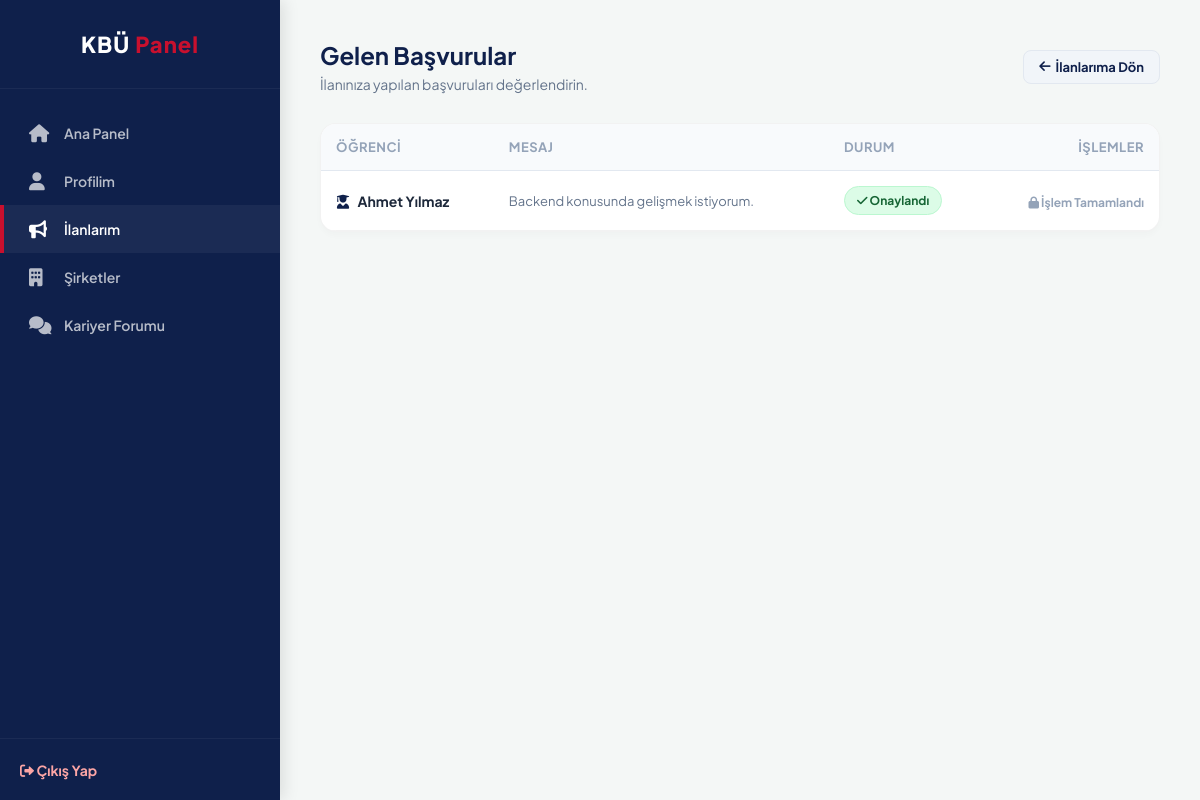
Page /kariyer_platformu/mentor/mentor_applications.php?ads_id=1 (signed in) on the committed database.
### tables this page shows
CREATE TABLE mentor_applications (
    application_id INT PRIMARY KEY AUTO_INCREMENT,
    ads_id INT NOT NULL,
    student_id INT NOT NULL,
    message TEXT,
    status ENUM('Waiting', 'Approved', 'Rejected') DEFAULT 'Waiting',
    applied_at TIMESTAMP DEFAULT CURRENT_TIMESTAMP,
    FOREIGN KEY (ads_id) REFERENCES mentor_ads(ads_id) ON DELETE CASCADE,
    FOREIGN KEY (student_id) REFERENCES students(user_id) ON DELETE CASCADE
);

CREATE TABLE users (
    id INT PRIMARY KEY AUTO_INCREMENT,
    first_name VARCHAR(100) NOT NULL,
    last_name VARCHAR(100) NOT NULL,
    email VARCHAR(255) UNIQUE NOT NULL,
    password VARCHAR(255) NOT NULL,
    role ENUM('student', 'graduate', 'admin') NOT NULL,
    is_verified BOOLEAN DEFAULT FALSE,
    gender ENUM('male', 'female', 'other') NULL,
    created_at TIMESTAMP DEFAULT CURRENT_TIMESTAMP
);

### kariyer_platformu/mentor/mentor_applications.php (the view, shortened to what this page needs)
<?php
require_once "../includes/db.php";
$ads_id = isset($_GET['ads_id']) ? (int)$_GET['ads_id'] : 0;
$sql = "
    SELECT ma.application_id, ma.message, ma.status, u.first_name, u.last_name
    FROM mentor_applications ma
    JOIN students s ON ma.student_id = s.user_id
    JOIN users u ON s.user_id = u.id
    WHERE ma.ads_id = $ads_id
";
$result = mysqli_query($conn, $sql);
$applications = mysqli_fetch_all($result, MYSQLI_ASSOC);
?>
<!DOCTYPE html>
<html lang="tr">
<head>
    <link rel="stylesheet" href="https://cdnjs.cloudflare.com/ajax/libs/font-awesome/6.0.0/css/all.min.css">
    <link rel="stylesheet" href="../assets/css/main.css">
    <link rel="stylesheet" href="../assets/css/app.css">
    <link rel="stylesheet" href="../assets/css/mentor.css">
</head>
<body>
    <div class="app-container">
        <?php include '../includes/sidebar.php'; ?>
        <main class="main-content">
            <div class="page-header" style="display:flex; justify-content:space-between; align-items:center;">
                <div>
                    <h1 class="page-title">Gelen Başvurular</h1>
                    <p class="page-subtitle">İlanınıza yapılan başvuruları değerlendirin.</p>
                </div>
                <a href="mentor_my_ads.php" class="btn-sm" style="background:#f1f5f9; color:var(--kbu-lacivert); border: 1px solid #e2e8f0;"><i class="fa-solid fa-arrow-left"></i> İlanlarıma Dön</a>
            </div>
            <?php if (empty($applications)): ?>
                <div class="empty-state">
                    <i class="fa-solid fa-inbox"></i>
                    <p>Bu ilana henüz başvuru yapılmamış.</p>
                </div>
            <?php else: ?>
                <div class="req-table-container">
                    <table class="req-table">
                        <thead>
                            <tr>
                                <th>Öğrenci</th>
                                <th style="width: 40%;">Mesaj</th>
                                <th>Durum</th>
                                <th style="text-align: right;">İşlemler</th>
                            </tr>
                        </thead>
                        <tbody>
                            <?php foreach ($applications as $app): ?>
                                <tr>
                                    <td><strong><i class="fa-solid fa-user-graduate" style="color:var(--kbu-lacivert); margin-right:5px;"></i> <?= htmlspecialchars($app['first_name'] . ' ' . $app['last_name']) ?></strong></td>
                                    <td style="color: var(--text-muted); font-size:13px;"><?= nl2br(htmlspecialchars($app['message'])) ?></td>
                                    <td>
                                        <?php
                                            if($app['status'] === 'Waiting') { $bg = 'bg-waiting'; $text = 'Bekliyor'; }
                                            elseif($app['status'] === 'Approved') { $bg = 'bg-approved'; $text = '<i class="fa-solid fa-check"></i> Onaylandı'; }
                                            else { $bg = 'bg-rejected'; $text = '<i class="fa-solid fa-xmark"></i> Reddedildi'; }
                                        ?>
                                        <span class="status-badge <?= $bg ?>"><?= $text ?></span>
                                    </td>
                                    <td style="text-align: right;">
                                        <?php if ($app['status'] === 'Waiting'): ?>
                                            <form method="POST" style="display:inline;">
                                                <input type="hidden" name="app_id" value="<?= $app['application_id'] ?>">
                                                <input type="hidden" name="new_status" value="Approved">
                                                <button type="submit" name="update_status" class="btn-sm btn-success"><i class="fa-solid fa-check"></i> Onayla</button>
                                            </form>
                                            <form method="POST" style="display:inline;">
                                                <input type="hidden" name="app_id" value="<?= $app['application_id'] ?>">
                                                <input type="hidden" name="new_status" value="Rejected">
                                                <button type="submit" name="update_status" class="btn-sm btn-danger"><i class="fa-solid fa-xmark"></i> Reddet</button>
                                            </form>
                                        <?php else: ?>
                                            <span style="color:#94a3b8; font-size:12px; font-weight:700;"><i class="fa-solid fa-lock"></i> İşlem Tamamlandı</span>
                                        <?php endif; ?>
                                    </td>
                                </tr>
                            <?php endforeach; ?>
                        </tbody>
                    </table>
                </div>
            <?php endif; ?>
        </main>
    </div>
</body>
</html>

### kariyer_platformu/assets/css/main.css (style rules this page uses)
:root { --kbu-lacivert: #0F204B; --kbu-kirmizi: #C8102E; --kbu-beyaz: #FFFFFF; --bg-light: #F4F7F6; --text-dark: #1E293B; --text-muted: #64748B; --card-shadow: 0 10px 30px rgba(15, 32, 75, 0.08); --font-main: 'Plus Jakarta Sans', sans-serif; --transition: all 0.3s ease; }
* { margin: 0; padding: 0; box-sizing: border-box; }
body { font-family: var(--font-main); background-color: var(--bg-light); color: var(--text-dark); min-height: 100vh; }
a { text-decoration: none; color: var(--kbu-lacivert); transition: var(--transition); }

### kariyer_platformu/assets/css/app.css (style rules this page uses)
.app-container { display: flex; min-height: 100vh; background-color: var(--bg-light); }
.main-content { flex: 1; margin-left: 280px; padding: 40px; }
.page-header { margin-bottom: 30px; }
.page-title { color: var(--kbu-lacivert); font-size: 24px; margin-bottom: 5px; }
.page-subtitle { color: var(--text-muted); font-size: 14px; }

### kariyer_platformu/assets/css/mentor.css (style rules this page uses)
.req-table-container { background: white; border-radius: 16px; border: 1px solid rgba(0,0,0,0.05); box-shadow: 0 4px 6px rgba(0,0,0,0.02); overflow: hidden; }
.req-table { width: 100%; border-collapse: collapse; }
.req-table th { background: #f8fafc; padding: 15px; text-align: left; font-size: 13px; color: #94a3b8; text-transform: uppercase; letter-spacing: 0.5px; border-bottom: 1px solid #e2e8f0; }
.req-table td { padding: 15px; border-bottom: 1px solid rgba(0,0,0,0.05); color: var(--text-main); font-size: 14px; }
.status-badge { padding: 6px 12px; border-radius: 20px; font-size: 12px; font-weight: 700; display: inline-block; }
.bg-approved { background: #dcfce7; color: #166534; border: 1px solid #bbf7d0; }
.btn-sm { padding: 8px 15px; border-radius: 8px; font-size: 13px; font-weight: 700; text-decoration: none; border: none; cursor: pointer; transition: 0.2s; display: inline-flex; align-items: center; gap: 5px; }

### rows in the picture
mentor_applications: users.first_name+last_name "Ahmet Yılmaz", message "Backend konusunda gelişmek istiyorum.", status "Approved" (drawn)
